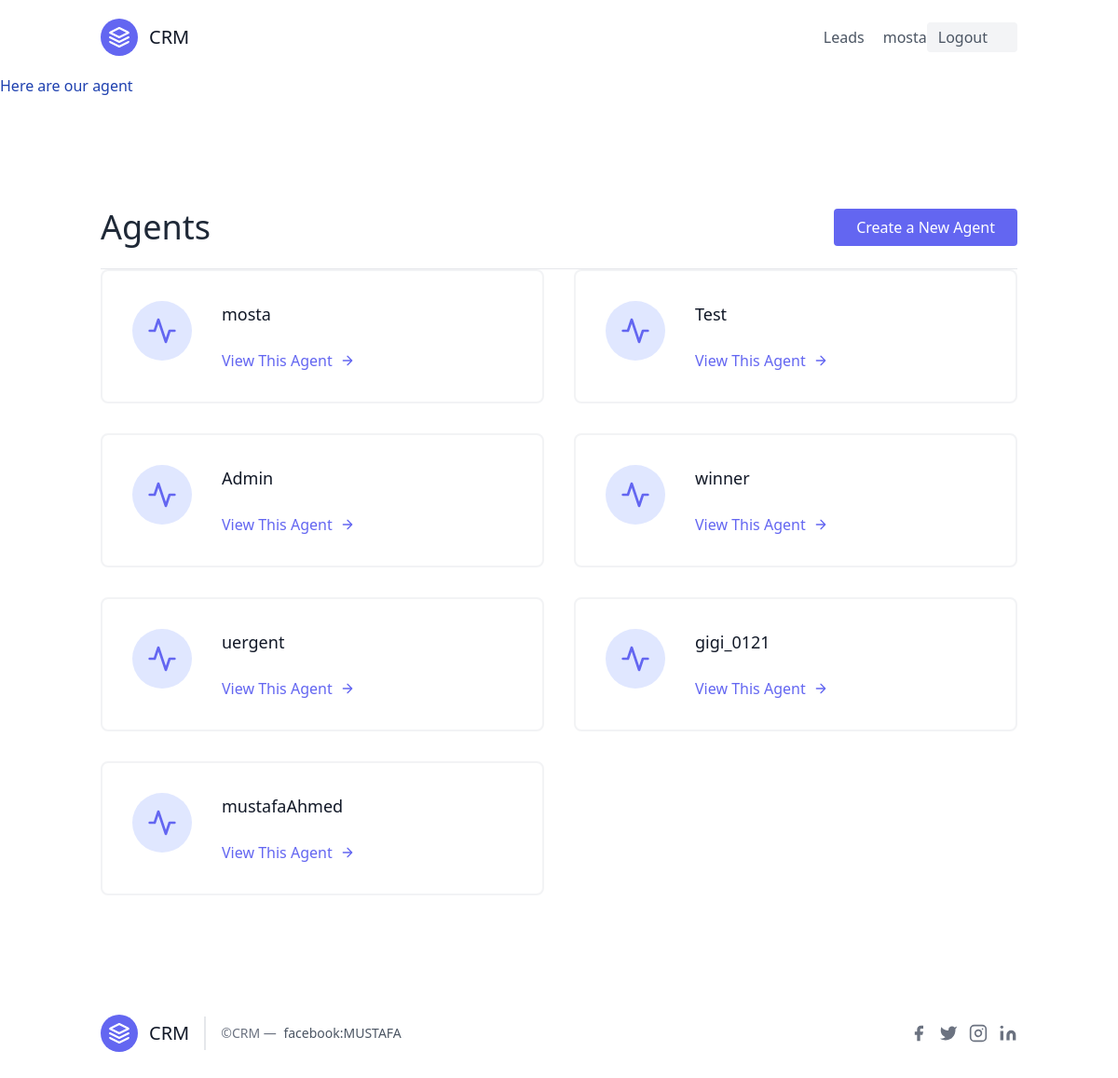
Screenshot of /agents/ (signed in) with the database file from the repository.
### leads/models.py (models this page shows, shortened)
class User(AbstractUser):
    is_oraganisor = models.BooleanField(default=True)
    is_agent = models.BooleanField(default=False)

class Agent(models.Model):
    user = models.OneToOneField(User,on_delete=models.CASCADE)
    oraganisation = models.ForeignKey(UserProfile,on_delete=models.CASCADE)

### agents/views.py (the view)
# urls.py: path('',AgentListView.as_view(),name='agent_list'),
class AgentListView(OrgansisorAndLoginRequiredMixin,generic.ListView):
    template_name="agent_list.html"
    def get_queryset(self):
        return Agent.objects.all()

### agents/mixins.py (called while the page is built)
    def dispatch(self, request, *args, **kwargs):
        if not request.user.is_authenticated or not request.user.is_oraganisor:
            return redirect("leads:lead")
        return super().dispatch(request, *args, **kwargs)

### agents/templates/agent_list.html
{% extends "base.html" %}
{% block content %}
  <h1 class="text-blue-800 ">Here are our agent</h1>
   <section class="text-gray-600 body-font">
  <div class="container px-5 py-24 mx-auto flex flex-wrap">
    <div class ='w-full mp-6 py-6 flex justify-between items-center border-b border-gray-200'>
      <div>
      <a href="{% url 'agents:agent_list' %}"> <h1 class="text-4xl text-gray-800"> Agents</h1> </a>
      </div>
      <div>
            <a class="flex ml-auto text-white bg-indigo-500 border-0 py-2 px-6 focus:outline-none hover:bg-indigo-600 rounded" href= "{% url 'agents:agent_create' %}" >Create a New Agent  </a>
      </div>
    </div>
    <div class="flex flex-wrap -m-4">
              {% for agent in object_list  %}
      <div class="p-4 lg:w-1/2 md:w-full">
        <div class="flex border-2 rounded-lg border-gray-200 border-opacity-50 p-8 sm:flex-row flex-col">
          <div class="w-16 h-16 sm:mr-8 sm:mb-0 mb-4 inline-flex items-center justify-center rounded-full bg-indigo-100 text-indigo-500 flex-shrink-0">
            <svg fill="none" stroke="currentColor" stroke-linecap="round" stroke-linejoin="round" stroke-width="2" class="w-8 h-8" viewBox="0 0 24 24">
              <path d="M22 12h-4l-3 9L9 3l-3 9H2"></path>
            </svg>
          </div>
          <div class="flex-grow">
            <h2 class="text-gray-900 text-lg title-font font-medium mb-3">{{agent.user.username}}</h2>
             <a href="{% url 'agents:agent_detail' agent.pk %}" class="mt-3 text-indigo-500 inline-flex items-center">View This Agent
              <svg fill="none" stroke="currentColor" stroke-linecap="round" stroke-linejoin="round" stroke-width="2" class="w-4 h-4 ml-2" viewBox="0 0 24 24">
                <path d="M5 12h14M12 5l7 7-7 7"></path>
              </svg>
            </a>
          </div>
        </div>
      </div>
       {% endfor %}
    </div>
  </div>
</section>
{% endblock content %}

### templates/navbar.html (shortened to what this page needs)
<header class="text-gray-600 body-font">
  <div class="container mx-auto flex flex-wrap p-5 flex-col md:flex-row items-center">
    <a class="flex title-font font-medium items-center text-gray-900 mb-4 md:mb-0">
      <svg xmlns="http://www.w3.org/2000/svg" fill="none" stroke="currentColor" stroke-linecap="round" stroke-linejoin="round" stroke-width="2" class="w-10 h-10 text-white p-2 bg-indigo-500 rounded-full" viewBox="0 0 24 24">
        <path d="M12 2L2 7l10 5 10-5-10-5zM2 17l10 5 10-5M2 12l10 5 10-5"></path>
      </svg>
      <span class="ml-3 text-xl">CRM</span>
    </a>
    <nav class="md:ml-auto flex flex-wrap items-center text-base justify-center">
      <a href="{% url 'leads:lead' %}" class="mr-5 hover:text-gray-900">Leads</a>
    </nav>
    {% if request.user.is_authenticated %}
    {{request.user.username}}
    <a href="{% url 'logout' %}"> <button class="inline-flex items-center bg-gray-100 border-0 py-1 px-3 focus:outline-none hover:bg-gray-200 rounded text-base mt-4 md:mt-0">Logout
      <svg fill="none" stroke="currentColor" stroke-linecap="round" stroke-linejoin="round" stroke-width="2" class="w-4 h-4 ml-1" viewBox="0 0 24 24">
       </svg>
    </button>
    </a>
    {% endif %}
  </div>
</header>

### rows the page displays
User: user.username "mosta"
Agent: user.username "mosta"
Agent: user.username "Test"
Agent: user.username "Admin"
Agent: user.username "winner"
Agent: user.username "uergent"
Agent: user.username "gigi_0121"
Agent: user.username "mustafaAhmed"
